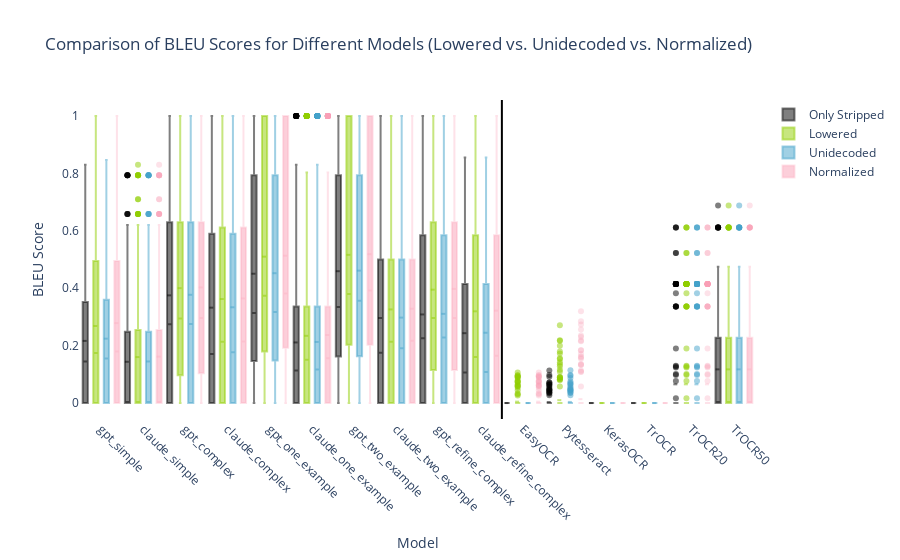

The cell this chart's notebook holds for it:
### Code cell
import plotly.graph_objects as go
import pandas as pd

# Add 'source' column to differentiate datasets
bleu_n3['source'] = 'Only Stripped'
bleu_n3_lower['source'] = 'Lowered'
bleu_n3_unidecoded['source'] = 'Unidecoded'
bleu_n3_normalized['source'] = 'Normalized'

# Combine the datasets
combined_bleu = pd.concat([bleu_n3, bleu_n3_lower, bleu_n3_unidecoded, bleu_n3_normalized])

# Define orders for the models and OCR methods
llm_order = ['gpt_simple', 'claude_simple', 'gpt_complex', 'claude_complex',
             'gpt_one_example', 'claude_one_example', 'gpt_two_example', 'claude_two_example',
             'gpt_refine_complex', 'claude_refine_complex']
ocr_order = ['EasyOCR', 'Pytesseract', 'KerasOCR', 'TrOCR']
ocr_ft_order = ['TrOCR20', 'TrOCR50']
model_order = llm_order + ocr_order + ocr_ft_order

# Define colors for each source
n3_color = "rgba(0,0,0, 0.5)"  # Gray
lower_color = "rgba(143,206,0, 0.5)"  # Green
unide_color = "rgba(67, 162, 202, 0.5)"  # Blue
norm_color = "rgba(250, 159, 181, 0.3)"  # Pink

# Mapping for source colors
source_colors = {
    'Only Stripped': n3_color,
    'Lowered': lower_color,
    'Unidecoded': unide_color,
    'Normalized': norm_color
}

# Create the figure
fig = go.Figure()

# Track the x-axis positions
x_positions = []
tick_labels = []

# Loop through models and sources
x_index = 0
for model in model_order:
    for source in ['Only Stripped', 'Lowered', 'Unidecoded', 'Normalized']:
        color = source_colors[source]
        # Add box plot trace
        fig.add_trace(go.Box(
            x=[x_index] * len(combined_bleu[(combined_bleu['model'] == model) & (combined_bleu['source'] == source)]['bleu']),
            y=combined_bleu[(combined_bleu['model'] == model) & (combined_bleu['source'] == source)]['bleu'],
            name=f"{model} ({source})",
            boxmean=True,
            marker=dict(color=color),
            showlegend=False
        ))
        x_positions.append(x_index)
        x_index += 1
    
    # Add the model label at the middle of the group
    tick_labels.append(model)

# Add legend entries manually for the sources
for source, color in source_colors.items():
    fig.add_trace(go.Box(
        y=[None],  # No data
        name=source,
        marker=dict(color=color),
        showlegend=True
    ))

# Update layout
fig.update_layout(
    title='Comparison of BLEU Scores for Different Models (Lowered vs. Unidecoded vs. Normalized)',
    xaxis_title='Model',
    yaxis_title='BLEU Score',
    plot_bgcolor='rgba(0,0,0,0)',
    xaxis=dict(
        tickvals=[4 * i + 1.5 for i in range(len(model_order))],  # Center the label for each model
        ticktext=tick_labels,
        tickangle=45
    ),
    shapes=[
        dict(
            type="line",
            x0=len(llm_order) * 4 - 0.5,
            x1=len(llm_order) * 4 - 0.5,
            y0=0,
            y1=1,
            xref="x",
            yref="paper",
            line=dict(color="black", width=2)
        )
    ]
)

fig.show()

### Figure 1 — Plotly figure (JSON) as saved in the notebook; plotly's stock layout.template omitted (floating-point values rounded to 4 significant figures; data arrays with more than 128 entries replaced by an {"elided": "..."} marker saying what was removed)
{"data": [{"boxmean": true, "marker": {"color": "rgba(0,0,0, 0.5)"}, "name": "gpt_simple (Only Stripped)", "showlegend": false, "type": "box", "x": {"elided": "283 int values"}, "y": {"elided": "283 float values"}}, {"boxmean": true, "marker": {"color": "rgba(143,206,0, 0.5)"}, "name": "gpt_simple (Lowered)", "showlegend": false, "type": "box", "x": {"elided": "283 int values"}, "y": {"elided": "283 float values"}}, {"boxmean": true, "marker": {"color": "rgba(67, 162, 202, 0.5)"}, "name": "gpt_simple (Unidecoded)", "showlegend": false, "type": "box", "x": {"elided": "283 int values"}, "y": {"elided": "283 float values"}}, {"boxmean": true, "marker": {"color": "rgba(250, 159, 181, 0.3)"}, "name": "gpt_simple (Normalized)", "showlegend": false, "type": "box", "x": {"elided": "283 int values"}, "y": {"elided": "283 float values"}}, {"boxmean": true, "marker": {"color": "rgba(0,0,0, 0.5)"}, "name": "claude_simple (Only Stripped)", "showlegend": false, "type": "box", "x": {"elided": "283 int values"}, "y": {"elided": "283 float values"}}, {"boxmean": true, "marker": {"color": "rgba(143,206,0, 0.5)"}, "name": "claude_simple (Lowered)", "showlegend": false, "type": "box", "x": {"elided": "283 int values"}, "y": {"elided": "283 float values"}}, {"boxmean": true, "marker": {"color": "rgba(67, 162, 202, 0.5)"}, "name": "claude_simple (Unidecoded)", "showlegend": false, "type": "box", "x": {"elided": "283 int values"}, "y": {"elided": "283 float values"}}, {"boxmean": true, "marker": {"color": "rgba(250, 159, 181, 0.3)"}, "name": "claude_simple (Normalized)", "showlegend": false, "type": "box", "x": {"elided": "283 int values"}, "y": {"elided": "283 float values"}}, {"boxmean": true, "marker": {"color": "rgba(0,0,0, 0.5)"}, "name": "gpt_complex (Only Stripped)", "showlegend": false, "type": "box", "x": {"elided": "283 int values"}, "y": {"elided": "283 float values"}}, {"boxmean": true, "marker": {"color": "rgba(143,206,0, 0.5)"}, "name": "gpt_complex (Lowered)", "showlegend": false, "type": "box", "x": {"elided": "283 int values"}, "y": {"elided": "283 float values"}}, {"boxmean": true, "marker": {"color": "rgba(67, 162, 202, 0.5)"}, "name": "gpt_complex (Unidecoded)", "showlegend": false, "type": "box", "x": {"elided": "283 int values"}, "y": {"elided": "283 float values"}}, {"boxmean": true, "marker": {"color": "rgba(250, 159, 181, 0.3)"}, "name": "gpt_complex (Normalized)", "showlegend": false, "type": "box", "x": {"elided": "283 int values"}, "y": {"elided": "283 float values"}}, {"boxmean": true, "marker": {"color": "rgba(0,0,0, 0.5)"}, "name": "claude_complex (Only Stripped)", "showlegend": false, "type": "box", "x": {"elided": "283 int values"}, "y": {"elided": "283 float values"}}, {"boxmean": true, "marker": {"color": "rgba(143,206,0, 0.5)"}, "name": "claude_complex (Lowered)", "showlegend": false, "type": "box", "x": {"elided": "283 int values"}, "y": {"elided": "283 float values"}}, {"boxmean": true, "marker": {"color": "rgba(67, 162, 202, 0.5)"}, "name": "claude_complex (Unidecoded)", "showlegend": false, "type": "box", "x": {"elided": "283 int values"}, "y": {"elided": "283 float values"}}, {"boxmean": true, "marker": {"color": "rgba(250, 159, 181, 0.3)"}, "name": "claude_complex (Normalized)", "showlegend": false, "type": "box", "x": {"elided": "283 int values"}, "y": {"elided": "283 float values"}}, {"boxmean": true, "marker": {"color": "rgba(0,0,0, 0.5)"}, "name": "gpt_one_example (Only Stripped)", "showlegend": false, "type": "box", "x": {"elided": "282 int values"}, "y": {"elided": "282 float values"}}, {"boxmean": true, "marker": {"color": "rgba(143,206,0, 0.5)"}, "name": "gpt_one_example (Lowered)", "showlegend": false, "type": "box", "x": {"elided": "282 int values"}, "y": {"elided": "282 float values"}}, {"boxmean": true, "marker": {"color": "rgba(67, 162, 202, 0.5)"}, "name": "gpt_one_example (Unidecoded)", "showlegend": false, "type": "box", "x": {"elided": "282 int values"}, "y": {"elided": "282 float values"}}, {"boxmean": true, "marker": {"color": "rgba(250, 159, 181, 0.3)"}, "name": "gpt_one_example (Normalized)", "showlegend": false, "type": "box", "x": {"elided": "282 int values"}, "y": {"elided": "282 float values"}}, {"boxmean": true, "marker": {"color": "rgba(0,0,0, 0.5)"}, "name": "claude_one_example (Only Stripped)", "showlegend": false, "type": "box", "x": {"elided": "282 int values"}, "y": {"elided": "282 float values"}}, {"boxmean": true, "marker": {"color": "rgba(143,206,0, 0.5)"}, "name": "claude_one_example (Lowered)", "showlegend": false, "type": "box", "x": {"elided": "282 int values"}, "y": {"elided": "282 float values"}}, {"boxmean": true, "marker": {"color": "rgba(67, 162, 202, 0.5)"}, "name": "claude_one_example (Unidecoded)", "showlegend": false, "type": "box", "x": {"elided": "282 int values"}, "y": {"elided": "282 float values"}}, {"boxmean": true, "marker": {"color": "rgba(250, 159, 181, 0.3)"}, "name": "claude_one_example (Normalized)", "showlegend": false, "type": "box", "x": {"elided": "282 int values"}, "y": {"elided": "282 float values"}}, {"boxmean": true, "marker": {"color": "rgba(0,0,0, 0.5)"}, "name": "gpt_two_example (Only Stripped)", "showlegend": false, "type": "box", "x": {"elided": "281 int values"}, "y": {"elided": "281 float values"}}, {"boxmean": true, "marker": {"color": "rgba(143,206,0, 0.5)"}, "name": "gpt_two_example (Lowered)", "showlegend": false, "type": "box", "x": {"elided": "281 int values"}, "y": {"elided": "281 float values"}}, {"boxmean": true, "marker": {"color": "rgba(67, 162, 202, 0.5)"}, "name": "gpt_two_example (Unidecoded)", "showlegend": false, "type": "box", "x": {"elided": "281 int values"}, "y": {"elided": "281 float values"}}, {"boxmean": true, "marker": {"color": "rgba(250, 159, 181, 0.3)"}, "name": "gpt_two_example (Normalized)", "showlegend": false, "type": "box", "x": {"elided": "281 int values"}, "y": {"elided": "281 float values"}}, {"boxmean": true, "marker": {"color": "rgba(0,0,0, 0.5)"}, "name": "claude_two_example (Only Stripped)", "showlegend": false, "type": "box", "x": {"elided": "281 int values"}, "y": {"elided": "281 float values"}}, {"boxmean": true, "marker": {"color": "rgba(143,206,0, 0.5)"}, "name": "claude_two_example (Lowered)", "showlegend": false, "type": "box", "x": {"elided": "281 int values"}, "y": {"elided": "281 float values"}}, {"boxmean": true, "marker": {"color": "rgba(67, 162, 202, 0.5)"}, "name": "claude_two_example (Unidecoded)", "showlegend": false, "type": "box", "x": {"elided": "281 int values"}, "y": {"elided": "281 float values"}}, {"boxmean": true, "marker": {"color": "rgba(250, 159, 181, 0.3)"}, "name": "claude_two_example (Normalized)", "showlegend": false, "type": "box", "x": {"elided": "281 int values"}, "y": {"elided": "281 float values"}}, {"boxmean": true, "marker": {"color": "rgba(0,0,0, 0.5)"}, "name": "gpt_refine_complex (Only Stripped)", "showlegend": false, "type": "box", "x": {"elided": "283 int values"}, "y": {"elided": "283 float values"}}, {"boxmean": true, "marker": {"color": "rgba(143,206,0, 0.5)"}, "name": "gpt_refine_complex (Lowered)", "showlegend": false, "type": "box", "x": {"elided": "283 int values"}, "y": {"elided": "283 float values"}}, {"boxmean": true, "marker": {"color": "rgba(67, 162, 202, 0.5)"}, "name": "gpt_refine_complex (Unidecoded)", "showlegend": false, "type": "box", "x": {"elided": "283 int values"}, "y": {"elided": "283 float values"}}, {"boxmean": true, "marker": {"color": "rgba(250, 159, 181, 0.3)"}, "name": "gpt_refine_complex (Normalized)", "showlegend": false, "type": "box", "x": {"elided": "283 int values"}, "y": {"elided": "283 float values"}}, {"boxmean": true, "marker": {"color": "rgba(0,0,0, 0.5)"}, "name": "claude_refine_complex (Only Stripped)", "showlegend": false, "type": "box", "x": {"elided": "283 int values"}, "y": {"elided": "283 float values"}}, {"boxmean": true, "marker": {"color": "rgba(143,206,0, 0.5)"}, "name": "claude_refine_complex (Lowered)", "showlegend": false, "type": "box", "x": {"elided": "283 int values"}, "y": {"elided": "283 float values"}}, {"boxmean": true, "marker": {"color": "rgba(67, 162, 202, 0.5)"}, "name": "claude_refine_complex (Unidecoded)", "showlegend": false, "type": "box", "x": {"elided": "283 int values"}, "y": {"elided": "283 float values"}}, {"boxmean": true, "marker": {"color": "rgba(250, 159, 181, 0.3)"}, "name": "claude_refine_complex (Normalized)", "showlegend": false, "type": "box", "x": {"elided": "283 int values"}, "y": {"elided": "283 float values"}}, {"boxmean": true, "marker": {"color": "rgba(0,0,0, 0.5)"}, "name": "EasyOCR (Only Stripped)", "showlegend": false, "type": "box", "x": {"elided": "283 int values"}, "y": {"elided": "283 int values"}}, {"boxmean": true, "marker": {"color": "rgba(143,206,0, 0.5)"}, "name": "EasyOCR (Lowered)", "showlegend": false, "type": "box", "x": {"elided": "283 int values"}, "y": {"elided": "283 float values"}}, {"boxmean": true, "marker": {"color": "rgba(67, 162, 202, 0.5)"}, "name": "EasyOCR (Unidecoded)", "showlegend": false, "type": "box", "x": {"elided": "283 int values"}, "y": {"elided": "283 int values"}}, {"boxmean": true, "marker": {"color": "rgba(250, 159, 181, 0.3)"}, "name": "EasyOCR (Normalized)", "showlegend": false, "type": "box", "x": {"elided": "283 int values"}, "y": {"elided": "283 float values"}}, {"boxmean": true, "marker": {"color": "rgba(0,0,0, 0.5)"}, "name": "Pytesseract (Only Stripped)", "showlegend": false, "type": "box", "x": {"elided": "283 int values"}, "y": {"elided": "283 float values"}}, {"boxmean": true, "marker": {"color": "rgba(143,206,0, 0.5)"}, "name": "Pytesseract (Lowered)", "showlegend": false, "type": "box", "x": {"elided": "283 int values"}, "y": {"elided": "283 float values"}}, {"boxmean": true, "marker": {"color": "rgba(67, 162, 202, 0.5)"}, "name": "Pytesseract (Unidecoded)", "showlegend": false, "type": "box", "x": {"elided": "283 int values"}, "y": {"elided": "283 float values"}}, {"boxmean": true, "marker": {"color": "rgba(250, 159, 181, 0.3)"}, "name": "Pytesseract (Normalized)", "showlegend": false, "type": "box", "x": {"elided": "283 int values"}, "y": {"elided": "283 float values"}}, {"boxmean": true, "marker": {"color": "rgba(0,0,0, 0.5)"}, "name": "KerasOCR (Only Stripped)", "showlegend": false, "type": "box", "x": {"elided": "283 int values"}, "y": {"elided": "283 int values"}}, {"boxmean": true, "marker": {"color": "rgba(143,206,0, 0.5)"}, "name": "KerasOCR (Lowered)", "showlegend": false, "type": "box", "x": {"elided": "283 int values"}, "y": {"elided": "283 int values"}}, {"boxmean": true, "marker": {"color": "rgba(67, 162, 202, 0.5)"}, "name": "KerasOCR (Unidecoded)", "showlegend": false, "type": "box", "x": {"elided": "283 int values"}, "y": {"elided": "283 int values"}}, {"boxmean": true, "marker": {"color": "rgba(250, 159, 181, 0.3)"}, "name": "KerasOCR (Normalized)", "showlegend": false, "type": "box", "x": {"elided": "283 int values"}, "y": {"elided": "283 int values"}}, {"boxmean": true, "marker": {"color": "rgba(0,0,0, 0.5)"}, "name": "TrOCR (Only Stripped)", "showlegend": false, "type": "box", "x": {"elided": "283 int values"}, "y": {"elided": "283 int values"}}, {"boxmean": true, "marker": {"color": "rgba(143,206,0, 0.5)"}, "name": "TrOCR (Lowered)", "showlegend": false, "type": "box", "x": {"elided": "283 int values"}, "y": {"elided": "283 int values"}}, {"boxmean": true, "marker": {"color": "rgba(67, 162, 202, 0.5)"}, "name": "TrOCR (Unidecoded)", "showlegend": false, "type": "box", "x": {"elided": "283 int values"}, "y": {"elided": "283 int values"}}, {"boxmean": true, "marker": {"color": "rgba(250, 159, 181, 0.3)"}, "name": "TrOCR (Normalized)", "showlegend": false, "type": "box", "x": {"elided": "283 int values"}, "y": {"elided": "283 int values"}}, {"boxmean": true, "marker": {"color": "rgba(0,0,0, 0.5)"}, "name": "TrOCR20 (Only Stripped)", "showlegend": false, "type": "box", "x": {"elided": "210 int values"}, "y": {"elided": "210 float values"}}, {"boxmean": true, "marker": {"color": "rgba(143,206,0, 0.5)"}, "name": "TrOCR20 (Lowered)", "showlegend": false, "type": "box", "x": {"elided": "210 int values"}, "y": {"elided": "210 float values"}}, {"boxmean": true, "marker": {"color": "rgba(67, 162, 202, 0.5)"}, "name": "TrOCR20 (Unidecoded)", "showlegend": false, "type": "box", "x": {"elided": "210 int values"}, "y": {"elided": "210 float values"}}, {"boxmean": true, "marker": {"color": "rgba(250, 159, 181, 0.3)"}, "name": "TrOCR20 (Normalized)", "showlegend": false, "type": "box", "x": {"elided": "210 int values"}, "y": {"elided": "210 float values"}}, {"boxmean": true, "marker": {"color": "rgba(0,0,0, 0.5)"}, "name": "TrOCR50 (Only Stripped)", "showlegend": false, "type": "box", "x": {"elided": "131 int values"}, "y": {"elided": "131 float values"}}, {"boxmean": true, "marker": {"color": "rgba(143,206,0, 0.5)"}, "name": "TrOCR50 (Lowered)", "showlegend": false, "type": "box", "x": {"elided": "131 int values"}, "y": {"elided": "131 float values"}}, {"boxmean": true, "marker": {"color": "rgba(67, 162, 202, 0.5)"}, "name": "TrOCR50 (Unidecoded)", "showlegend": false, "type": "box", "x": {"elided": "131 int values"}, "y": {"elided": "131 float values"}}, {"boxmean": true, "marker": {"color": "rgba(250, 159, 181, 0.3)"}, "name": "TrOCR50 (Normalized)", "showlegend": false, "type": "box", "x": {"elided": "131 int values"}, "y": {"elided": "131 float values"}}, {"marker": {"color": "rgba(0,0,0, 0.5)"}, "name": "Only Stripped", "showlegend": true, "type": "box", "y": [null]}, {"marker": {"color": "rgba(143,206,0, 0.5)"}, "name": "Lowered", "showlegend": true, "type": "box", "y": [null]}, {"marker": {"color": "rgba(67, 162, 202, 0.5)"}, "name": "Unidecoded", "showlegend": true, "type": "box", "y": [null]}, {"marker": {"color": "rgba(250, 159, 181, 0.3)"}, "name": "Normalized", "showlegend": true, "type": "box", "y": [null]}], "layout": {"plot_bgcolor": "rgba(0,0,0,0)", "shapes": [{"line": {"color": "black", "width": 2}, "type": "line", "x0": 39.5, "x1": 39.5, "xref": "x", "y0": 0, "y1": 1, "yref": "paper"}], "title": {"text": "Comparison of BLEU Scores for Different Models (Lowered vs. Unidecoded vs. Normalized)"}, "xaxis": {"tickangle": 45, "ticktext": ["gpt_simple", "claude_simple", "gpt_complex", "claude_complex", "gpt_one_example", "claude_one_example", "gpt_two_example", "claude_two_example", "gpt_refine_complex", "claude_refine_complex", "EasyOCR", "Pytesseract", "KerasOCR", "TrOCR", "TrOCR20", "TrOCR50"], "tickvals": [1.5, 5.5, 9.5, 13.5, 17.5, 21.5, 25.5, 29.5, 33.5, 37.5, 41.5, 45.5, 49.5, 53.5, 57.5, 61.5], "title": {"text": "Model"}}, "yaxis": {"title": {"text": "BLEU Score"}}}}
